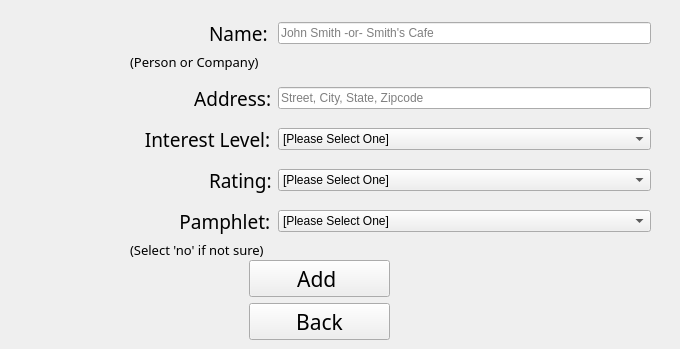
      <widget class="QWidget" name="addCustomer">
       <widget class="QWidget" name="verticalLayoutWidget_3">
        <property name="geometry">
         <rect>
          <x>249</x>
          <y>260</y>
          <width>141</width>
          <height>80</height>
         </rect>
        </property>
        <layout class="QVBoxLayout" name="verticalLayout_3">
         <item>
          <widget class="QPushButton" name="add">
           <property name="font">
            <font>
             <family>Heiti SC</family>
             <pointsize>16</pointsize>
            </font>
           </property>
           <property name="text">
            <string>Add </string>
           </property>
          </widget>
         </item>
         <item>
          <spacer name="verticalSpacer_9">
           <property name="orientation">
            <enum>Qt::Vertical</enum>
           </property>
           <property name="sizeHint" stdset="0">
            <size>
             <width>20</width>
             <height>40</height>
            </size>
           </property>
          </spacer>
         </item>
         <item>
          <widget class="QPushButton" name="pushButton_3">
           <property name="font">
            <font>
             <family>Heiti SC</family>
             <pointsize>16</pointsize>
            </font>
           </property>
           <property name="text">
            <string>Back</string>
           </property>
          </widget>
         </item>
        </layout>
       </widget>
       <widget class="QWidget" name="gridLayoutWidget_3">
        <property name="geometry">
         <rect>
          <x>130</x>
          <y>20</y>
          <width>521</width>
          <height>239</height>
         </rect>
        </property>
        <layout class="QGridLayout" name="gridLayout">
         <item row="3" column="0">
          <widget class="QLabel" name="label_36">
           <property name="font">
            <font>
             <family>Heiti SC</family>
             <pointsize>14</pointsize>
            </font>
           </property>
           <property name="text">
            <string>             Address:</string>
           </property>
          </widget>
         </item>
         <item row="10" column="0">
          <widget class="QLabel" name="label_37">
           <property name="font">
            <font>
             <family>Heiti SC</family>
             <pointsize>10</pointsize>
            </font>
           </property>
           <property name="text">
            <string>(Select 'no' if not sure)</string>
           </property>
          </widget>
         </item>
         <item row="7" column="1">
          <widget class="QComboBox" name="rating">
           <item>
            <property name="text">
             <string>[Please Select One]</string>
            </property>
           </item>
           <item>
            <property name="text">
             <string>Key</string>
            </property>
           </item>
           <item>
            <property name="text">
             <string>Nice to Have</string>
            </property>
           </item>
          </widget>
         </item>
         <item row="0" column="1">
          <widget class="QLineEdit" name="name_edit">
           <property name="text">
            <string/>
           </property>
           <property name="placeholderText">
            <string>John Smith -or- Smith's Cafe</string>
           </property>
          </widget>
         </item>
         <item row="6" column="0">
          <spacer name="verticalSpacer_5">
           <property name="orientation">
            <enum>Qt::Vertical</enum>
           </property>
           <property name="sizeHint" stdset="0">
            <size>
             <width>20</width>
             <height>40</height>
            </size>
           </property>
          </spacer>
         </item>
         <item row="1" column="0">
          <widget class="QLabel" name="label_38">
           <property name="font">
            <font>
             <family>Heiti SC</family>
             <pointsize>10</pointsize>
            </font>
           </property>
           <property name="text">
            <string>(Person or Company)</string>
           </property>
          </widget>
         </item>
         <item row="7" column="0">
          <widget class="QLabel" name="label_21">
           <property name="font">
            <font>
             <family>Heiti SC</family>
             <pointsize>14</pointsize>
            </font>
           </property>
           <property name="text">
            <string>                Rating:</string>
           </property>
          </widget>
         </item>
         <item row="5" column="1">
          <widget class="QComboBox" name="interest">
           <property name="currentText">
            <string>[Please Select One]</string>
           </property>
           <item>
            <property name="text">
             <string>[Please Select One]</string>
            </property>
           </item>
           <item>
            <property name="text">
             <string>Very Interested</string>
            </property>
           </item>
           <item>
            <property name="text">
             <string>Somewhat Interested</string>
            </property>
           </item>
           <item>
            <property name="text">
             <string>Not Interested</string>
            </property>
           </item>
          </widget>
         </item>
         <item row="4" column="0">
          <spacer name="verticalSpacer_4">
           <property name="orientation">
            <enum>Qt::Vertical</enum>
           </property>
           <property name="sizeHint" stdset="0">
            <size>
             <width>20</width>
             <height>40</height>
            </size>
           </property>
          </spacer>
         </item>
         <item row="9" column="1">
          <widget class="QComboBox" name="pamphlet">
           <item>
            <property name="text">
             <string>[Please Select One]</string>
            </property>
           </item>
           <item>
            <property name="text">
             <string>Yes</string>
            </property>
           </item>
           <item>
            <property name="text">
             <string>No</string>
            </property>
           </item>
          </widget>
         </item>
         <item row="5" column="0">
          <widget class="QLabel" name="label_11">
           <property name="font">
            <font>
             <family>Heiti SC</family>
             <pointsize>14</pointsize>
            </font>
           </property>
           <property name="text">
            <string>   Interest Level:</string>
           </property>
          </widget>
         </item>
         <item row="8" column="0">
          <spacer name="verticalSpacer_6">
           <property name="orientation">
            <enum>Qt::Vertical</enum>
           </property>
           <property name="sizeHint" stdset="0">
            <size>
             <width>20</width>
             <height>40</height>
            </size>
           </property>
          </spacer>
         </item>
         <item row="0" column="0">
          <widget class="QLabel" name="label_35">
           <property name="font">
            <font>
             <family>Heiti SC</family>
             <pointsize>14</pointsize>
            </font>
           </property>
           <property name="text">
            <string>                Name:</string>
           </property>
          </widget>
         </item>
         <item row="9" column="0">
          <widget class="QLabel" name="label_27">
           <property name="font">
            <font>
             <family>Heiti SC</family>
             <pointsize>14</pointsize>
            </font>
           </property>
           <property name="text">
            <string>          Pamphlet:</string>
           </property>
          </widget>
         </item>
         <item row="3" column="1">
          <widget class="QLineEdit" name="address_edit">
           <property name="text">
            <string/>
           </property>
           <property name="placeholderText">
            <string>Street, City, State, Zipcode</string>
           </property>
          </widget>
         </item>
         <item row="2" column="0">
          <spacer name="verticalSpacer_7">
           <property name="orientation">
            <enum>Qt::Vertical</enum>
           </property>
           <property name="sizeHint" stdset="0">
            <size>
             <width>20</width>
             <height>40</height>
            </size>
           </property>
          </spacer>
         </item>
        </layout>
       </widget>
       <widget class="QLabel" name="add_status">
        <property name="geometry">
         <rect>
          <x>400</x>
          <y>260</y>
          <width>271</width>
          <height>31</height>
         </rect>
        </property>
        <property name="font">
         <font>
          <family>Heiti SC</family>
          <pointsize>14</pointsize>
         </font>
        </property>
        <property name="text">
         <string/>
        </property>
       </widget>
      </widget>
